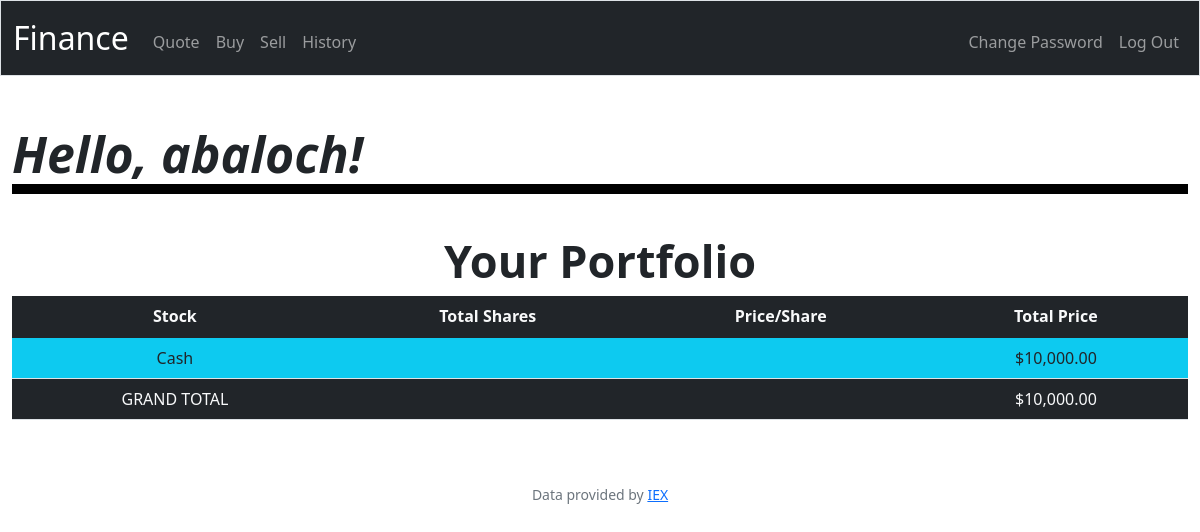
The app's page / (signed in), older data.
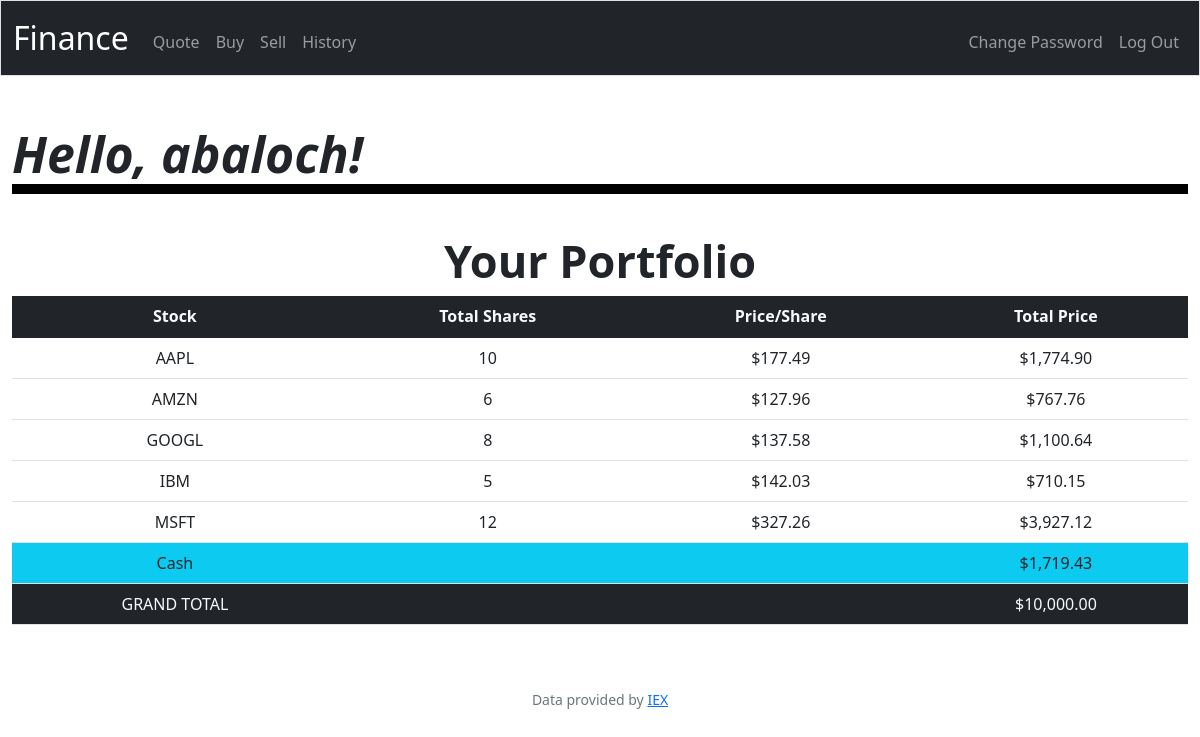
The same page, newer data.
### tables this page shows
CREATE TABLE users (id INTEGER PRIMARY KEY AUTOINCREMENT NOT NULL, username TEXT NOT NULL, hash TEXT NOT NULL, cash NUMERIC NOT NULL DEFAULT 10000.00);

CREATE TABLE transactions (id INTEGER PRIMARY KEY AUTOINCREMENT, user_id INTEGER, symbol TEXT, shares INTEGER, price FLOAT, date TIMESTAMP);

### app.py (the view)
@app.route("/")
@login_required
def index():
    user_id = session["user_id"]
    stock_details = db.execute(
        "SELECT symbol, SUM(shares) AS shares, price FROM transactions WHERE user_id = ? GROUP BY symbol", user_id)
    user_cash = db.execute(
        "SELECT cash FROM users WHERE id = ?", user_id)[0]["cash"]
    grand_total = user_cash
    for stock in stock_details:
        grand_total += stock["shares"] * stock["price"]
    logged_user_name = db.execute(
        "SELECT username FROM users WHERE id = ?", user_id)[0]["username"]
    return render_template("index.html", stock_details=stock_details, user_cash=user_cash, grand_total=grand_total, name=logged_user_name)

### app.py (called while the page is built)
@app.after_request
def after_request(response):
    response.headers["Cache-Control"] = "no-cache, no-store, must-revalidate"
    response.headers["Expires"] = 0
    response.headers["Pragma"] = "no-cache"
    return response

### helpers.py (called while the page is built)
def login_required(f):
    @wraps(f)
    def decorated_function(*args, **kwargs):
        if session.get("user_id") is None:
            return redirect("/login")
        return f(*args, **kwargs)
    return decorated_function

def usd(value):
    return f"${value:,.2f}"

### templates/index.html (shortened to what this page needs)
{% extends "layout.html" %}
{% block main %}
<h1 class="left-align">Hello, {{ name }}!</h1>
    <h2 class="text-center">Your Portfolio</h1>
    <table class="table">
      <thead class="bg-dark text-light">
        <tr>
          <th scope="col">Stock</th>
          <th scope="col">Total Shares</th>
          <th scope="col">Price/Share</th>
          <th scope="col">Total Price</th>
        </tr>
      </thead>
      <tb>
      {% for stock in stock_details %}
      <tr>
        <td>{{ stock.symbol }}</td>
        <td>{{ stock.shares }}</td>
        <td>{{ stock.price|usd }}</td>
        <td>{{ (stock.shares * stock.price)| usd }}</td>
      </tr>
      {% endfor %}
      </tb>
      <tf>
        <tr class="bg-info text-dark">
          <td>Cash</td>
          <td colspan="2"></td>
          <td>{{ user_cash| usd }}</td>
        </tr>
        <tr class="bg-dark text-light">
          <td>GRAND TOTAL</td>
          <td colspan="2"></td>
          <td>{{ grand_total| usd }}</td>
        </tr>
      </tf>
    </table>
{% endblock %}

### templates/layout.html (shortened to what this page needs)
<!DOCTYPE html>
<html lang="en">
    <head>
        <link href="https://cdn.jsdelivr.net/npm/bootstrap@5.1.3/dist/css/bootstrap.min.css" rel="stylesheet">
        <link href="/static/styles.css" rel="stylesheet">
    </head>
    <body>
        <nav class="bg-dark border navbar navbar-expand-md navbar-dark">
            <div class="container-fluid">
                <a class="navbar-brand" href="/">Finance</span></a>
                <div class="collapse navbar-collapse" id="navbar">
                    {% if session["user_id"] %}
                        <ul class="navbar-nav me-auto mt-2">
                            <li class="nav-item"><a class="nav-link" href="/quote">Quote</a></li>
                            <li class="nav-item"><a class="nav-link" href="/buy">Buy</a></li>
                            <li class="nav-item"><a class="nav-link" href="/sell">Sell</a></li>
                            <li class="nav-item"><a class="nav-link" href="/history">History</a></li>
                        </ul>
                        <ul class="navbar-nav ms-auto mt-2">
                            <li class="nav-item"><a class="nav-link" href="/password">Change Password</a></li>
                            <li class="nav-item"><a class="nav-link" href="/logout">Log Out</a></li>
                        </ul>
                    {% else %}
                        <ul class="navbar-nav ms-auto mt-2">
                            <li class="nav-item"><a class="nav-link" href="/register">Register</a></li>
                            <li class="nav-item"><a class="nav-link" href="/login">Log In</a></li>
                        </ul>
                    {% endif %}
                </div>
            </div>
        </nav>
        <main class="container-fluid py-5 text-center">
            {% block main %}{% endblock %}
        </main>
        <footer class="mb-5 small text-center text-muted">
            Data provided by <a href="https://iexcloud.io/">IEX</a>
        </footer>
    </body>
</html>

### static/styles.css (style rules this page uses)
nav .navbar-brand { font-size: xx-large; }
h1 { margin-bottom: 40px; }
h2 { font-weight: bold; font-size: 45px; }
.left-align { text-align: left; font-weight: bold; font-style: italic; font-size: 50px; border-bottom: 10px solid black; }

Row changes from the older to the newer data that the page shows:
changed users "abaloch": cash "$10,000.00" → "$1,719.43"; cash "$10,000.00" → (not shown)
added transactions: symbol "AAPL", shares "10", price "$177.49", shares "$1,774.90"
added transactions: symbol "AMZN", shares "6", price "$127.96", shares "$767.76"
added transactions: symbol "GOOGL", shares "8", price "$137.58", shares "$1,100.64"
added transactions: symbol "IBM", shares "5", price "$142.03", shares "$710.15"
added transactions: symbol "MSFT", shares "12", price "$327.26", shares "$3,927.12"
Text that changed along with them:
{{ grand_total| usd }}: (not shown) → "$10,000.00"
